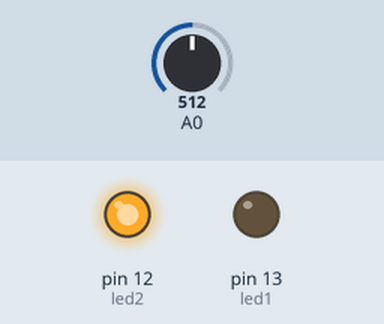
Recording of a sketch running on a simulated Arduino Uno, built with avr-gcc and run on an emulated ATmega328P. Shown: output pins drawn as LEDs (lit = HIGH). Inputs (shaded band) come from the test bench; at power-on: A0 = 512.

Above: at 1.2 s.
1.3 s: A0 set to 526
At 2.5 s:
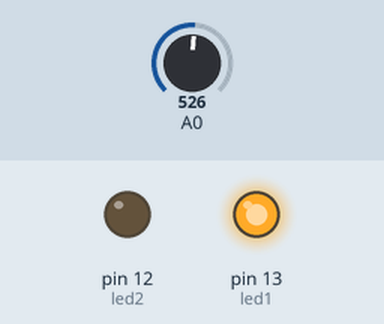
2.8 s: A0 set to 511
At 3.6 s:
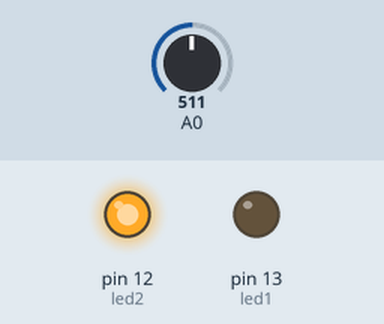
4.3 s: A0 set to 716
At 4.8 s:
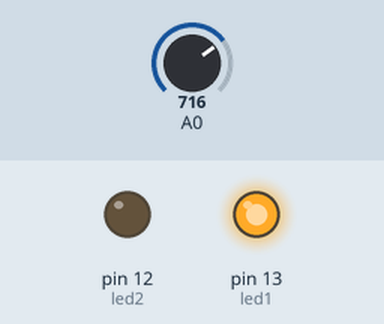
Timing chart, 0 to 7.3 s (numbered marks = the images above; inputs shaded):
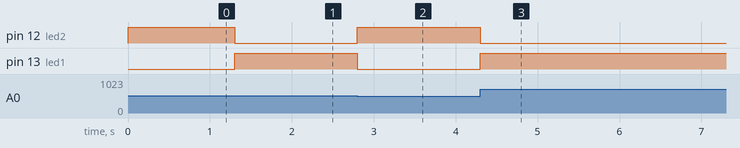

Measured:
- the behaviour switches between 513 and 514 on A0 (found by bisection; images 0 and 1)
- after the input at 1.3 s, pin 12 (led2): HIGH → LOW at once; pin 13 (led1): LOW → HIGH at once
- after the input at 2.8 s, pin 12 (led2): LOW → HIGH at once; pin 13 (led1): HIGH → LOW at once
- after the input at 4.3 s, pin 12 (led2): HIGH → LOW at once; pin 13 (led1): LOW → HIGH at once

The sketch:

blubFuse.ino
```cpp
// Potentio Meter Wapper pin connects to Analog pin A0
int led1 = 13;
int led2 = 12;

void setup()
{
    pinMode(led1, OUTPUT);
    pinMode(led2, OUTPUT);
}

void loop()
{
    int var = analogRead(A0);
    int l1 = map(var, 0, 1023, 0, 255);
    analogWrite(led1, l1);
    int l2 = map(var, 0, 1023, 255, 0);
    analogWrite(led2, l2);
}
```
